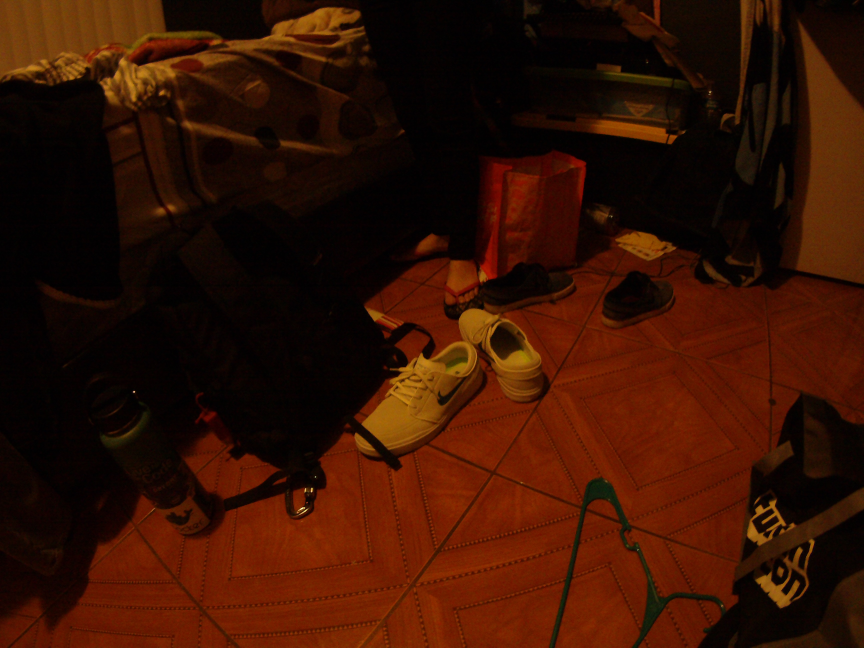
#> input picture utils/FILE0517.JPG, 2592 x 1944 px (shown at 1/3 size)
$ jupyter execute --allow-errors Testing.ipynb   (shell and % lines are left out)   (older library calls are emulated)
#> lines starting #> are read from the running program, lines starting #| are printed output that depends on the picture; after the words box and inside, x2 and y2 are one past the last pixel; in counts of white or black regions, pixels touching at a corner belong together
[cell 1]
import cv2
import numpy as np
from matplotlib import pyplot as plt

[cell 2]
def preprocess(image, lower_upper_list): # 2nd param now takes a list to handle python3
    lower = np.array(lower_upper_list[0], dtype="uint8")
    upper = np.array(lower_upper_list[1], dtype="uint8")

    mask = cv2.inRange(image, lower, upper)
    output = cv2.bitwise_and(image, image, mask = mask)

    return output, mask

[cell 3]
foot = cv2.imread('danny_foot.png')
whiteShoe = cv2.imread('FILE0517.JPG')
#> whiteShoe is the input picture: shape (1944, 2592, 3); mean B, G, R 2.3, 17.5, 54.4

#> (the rest of this cell did not finish here and is left out)

#> (a cell that did not finish here is left out)

#> (a cell that did not finish here is left out)

[cell 6]
lower_black = np.array([0])
upper_black = np.array([64])
#> (the rest of this cell did not finish here and is left out)

#> (a cell that did not finish here is left out)

[cell 8]
threshold_color = [0, 255, 0] # green

#> (the rest of this cell did not finish here and is left out)

#> (a cell that did not finish here is left out)

[cell 10]
def filter_boxes(img_rectangle_list, upper_filter_size=0, lower_filter_size= 99999):
    filtered_boxes = []
    for rectangle in img_rectangle_list:
        if((rectangle[2] * rectangle[3] > upper_filter_size) and (rectangle[2] * rectangle[3] < lower_filter_size)):
            filtered_boxes.append(rectangle)
    return filtered_boxes

def draw_rectangles(img, img_rectangle_list, x_offset=0, y_offset=0):
    for x, y, w, h in img_rectangle_list:
        cv2.rectangle(
            img,
            (x - x_offset, y - y_offset),
            ( (x + x_offset) + w, (y + y_offset) + h),
            (0, 255, 0),
            2
        )

# [17 lines of commented-out code are left out]

[cell 11]
upper_filter_size = 10000
lower_filter_size = 100000
# dimensions = (1080,1080)
# this gets the rectangle, will show the x y coordinate then width and height
#> (the rest of this cell did not finish here and is left out)

#> (a cell that did not finish here is left out)

#> (a cell that did not finish here is left out)

[cell 14]
whiteShoe_resize = cv2.resize(whiteShoe, (1080, 768))
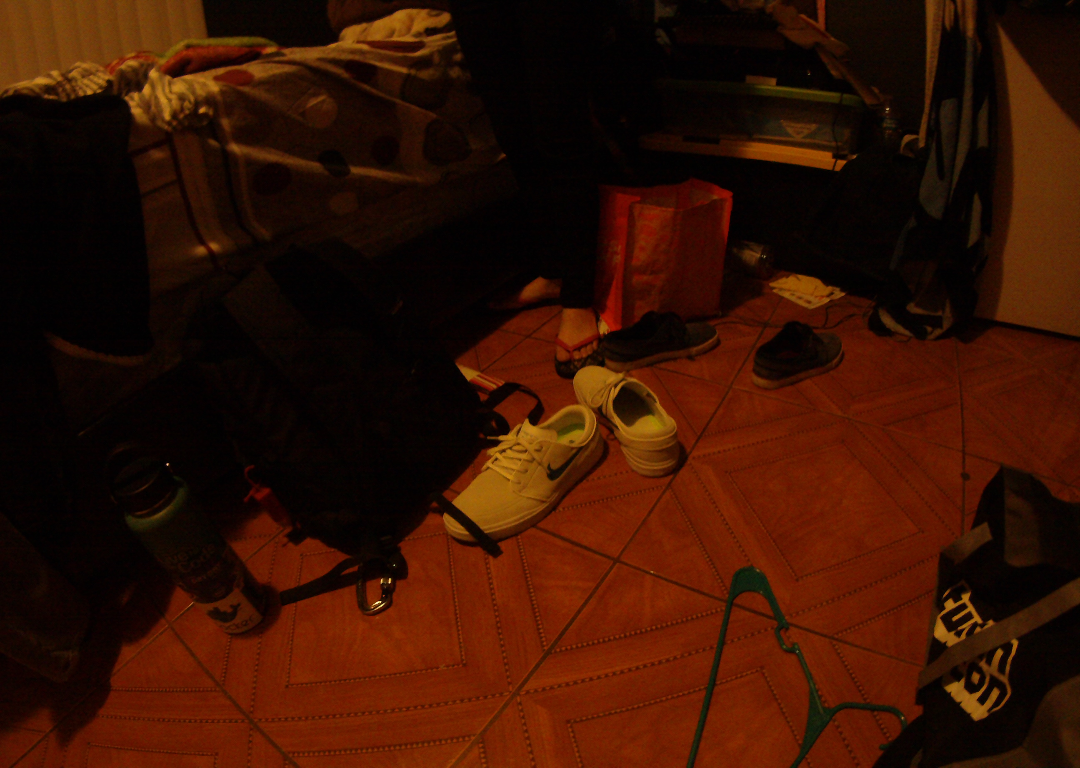
#> whiteShoe_resize: shape (768, 1080, 3); mean B, G, R 2.2, 17.4, 54.3
whiteShoe_rgb = cv2.cvtColor(whiteShoe_resize, cv2.COLOR_BGR2RGB)
plt.imshow(whiteShoe_rgb)
plt.show()

[cell 15]
whiteShoe_grayscale = cv2.cvtColor(whiteShoe_rgb, cv2.COLOR_RGB2GRAY)
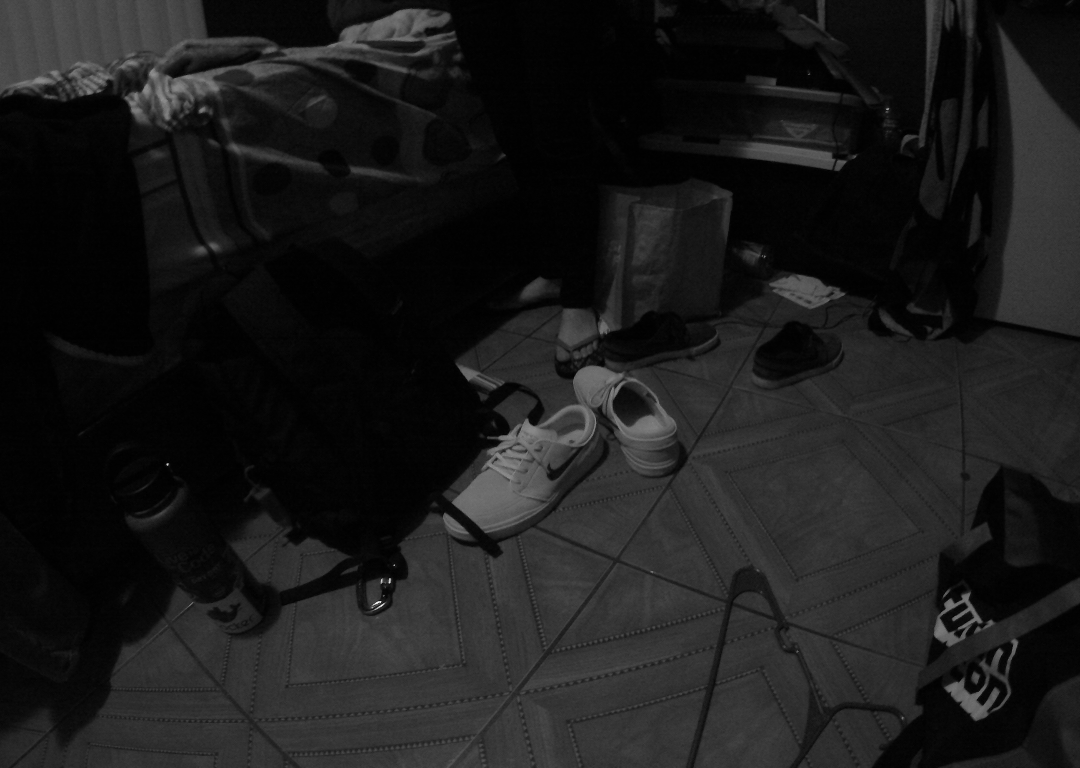
#> whiteShoe_grayscale: shape (768, 1080); min 0, max 247, mean 26.7
plt.imshow(whiteShoe_grayscale, cmap='gray')
plt.show()

[cell 16]
lower_black = np.array([65])
upper_black = np.array([129])
pimg1, mask = preprocess(whiteShoe_grayscale, [lower_black, upper_black])
#> in preprocess, `lower = np.array(lower_upper_list[0], dtype="uint8")`: lower = [65]
#> in preprocess, `upper = np.array(lower_upper_list[1], dtype="uint8")`: upper = [129]
#> in preprocess, `mask = cv2.inRange(image, lower, upper)`:
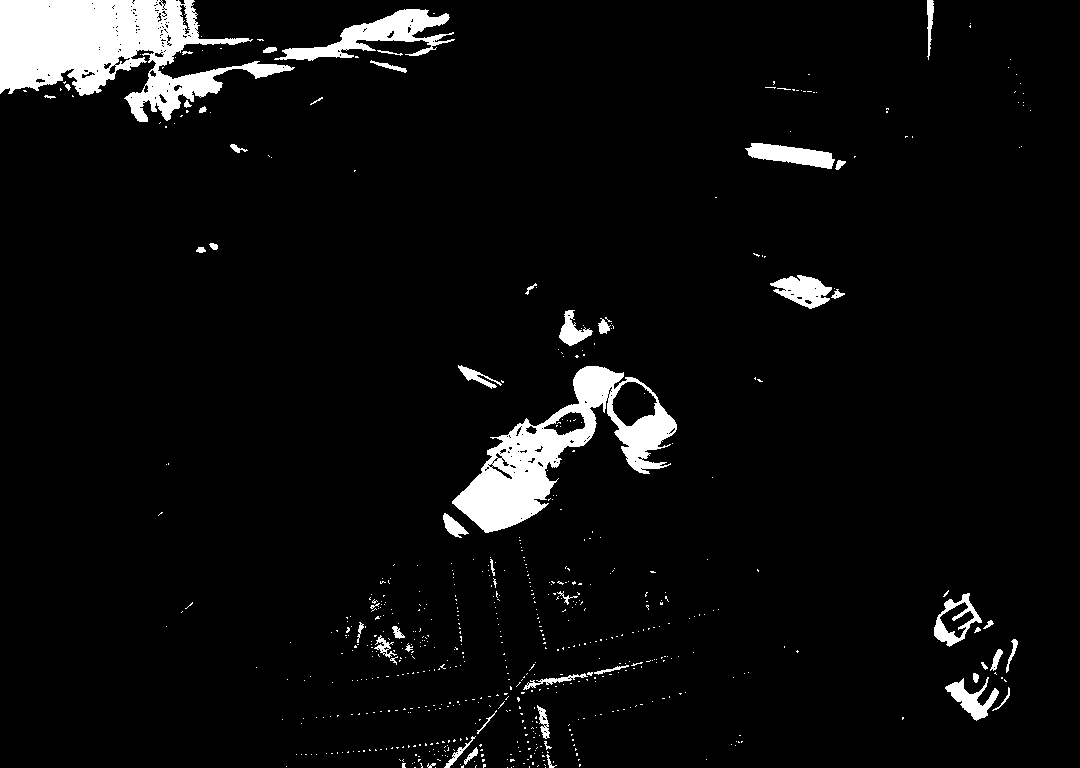
#> mask: shape (768, 1080); 5.2% white; 642 white regions (591 under 20 px), largest, box (x1, y1, x2, y2) and area: (0, 0, 295, 122) 17567, (452, 366, 677, 533) 11983, (274, 9, 455, 61) 3295
#> in preprocess, `output = cv2.bitwise_and(image, image, mask = mask)`:
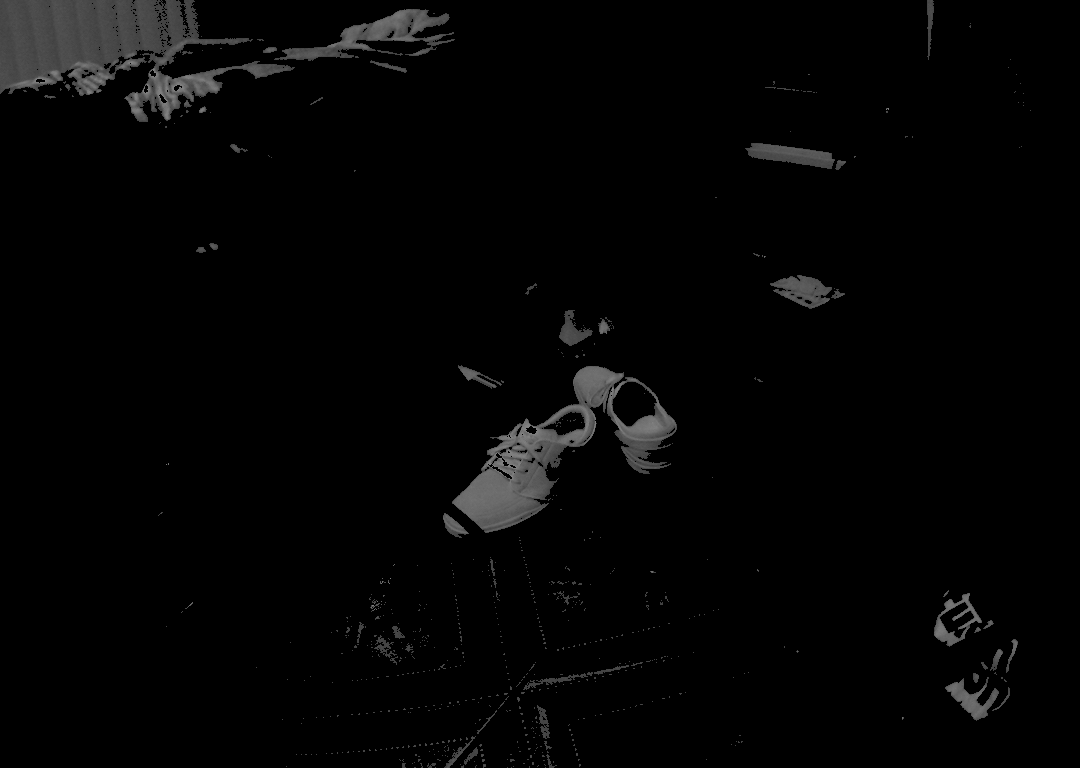
#> output: shape (768, 1080); min 0, max 129, mean 4.4

$ run again, with utils/FILE0520.JPG copied over utils/FILE0517.JPG
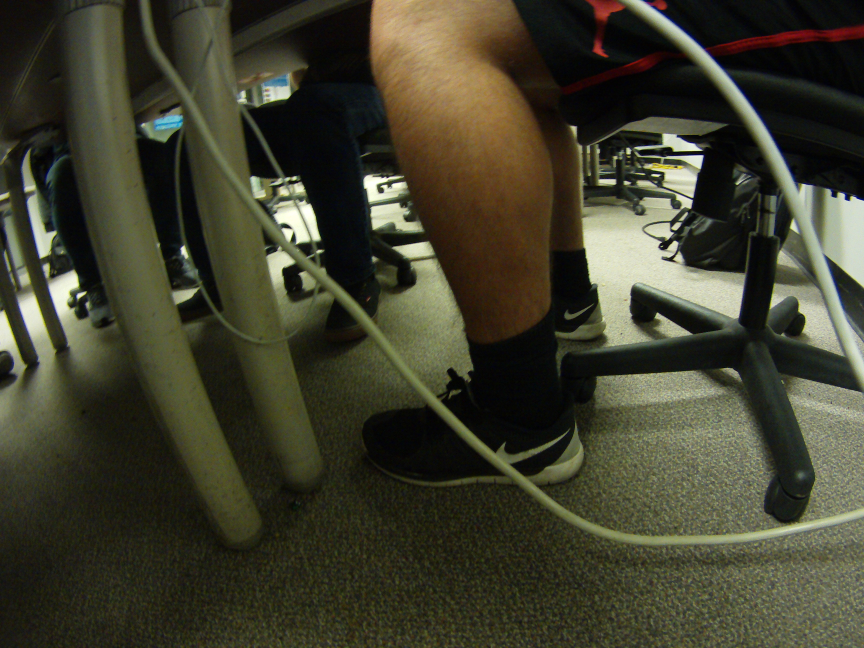
#> input picture utils/FILE0520.JPG, 2592 x 1944 px (shown at 1/3 size)
#> whiteShoe is the input picture: shape (1944, 2592, 3); mean B, G, R 45.9, 63.6, 64.4
#> `whiteShoe_grayscale = cv2.cvtColor(whiteShoe_rgb, cv2.COLOR_RGB2GRAY)`:
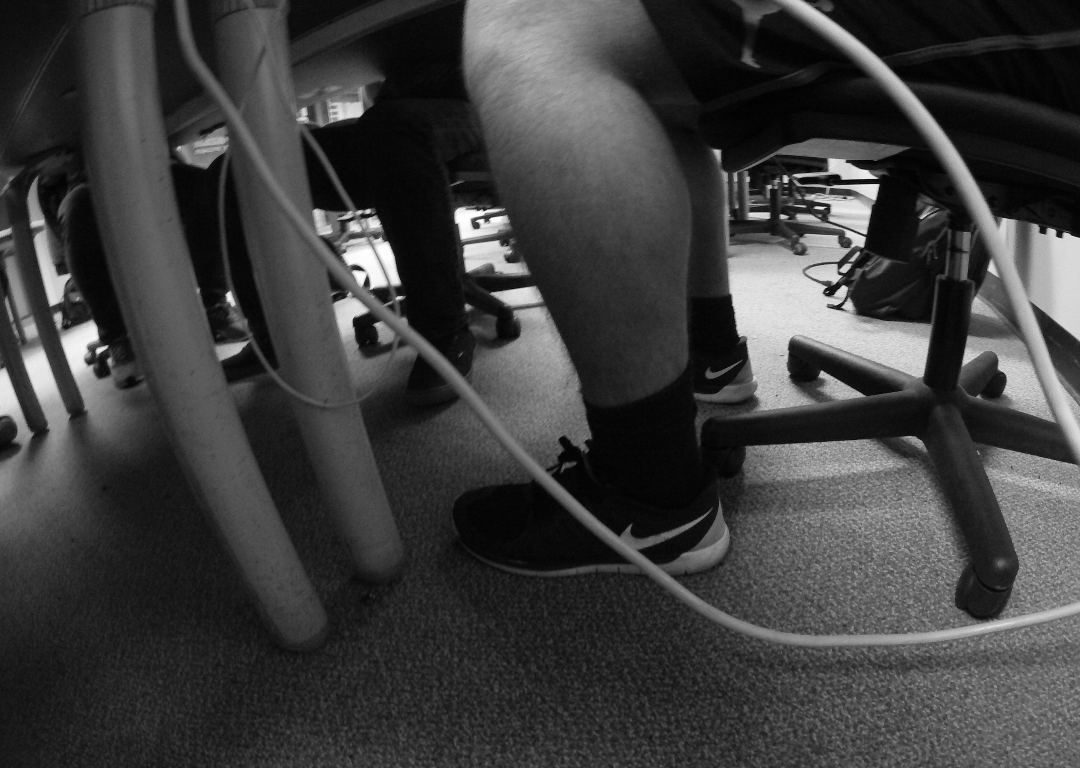
#> whiteShoe_grayscale: shape (768, 1080); min 0, max 255, mean 61.7
#> lower = [65]
#> upper = [129]
#> mask: shape (768, 1080); 26% white; 1686 white regions (1563 under 20 px), largest, box (x1, y1, x2, y2) and area: (95, 0, 1080, 768) 150658, (462, 0, 679, 243) 23107, (0, 374, 83, 555) 7053
#> in preprocess, `output = cv2.bitwise_and(image, image, mask = mask)`:
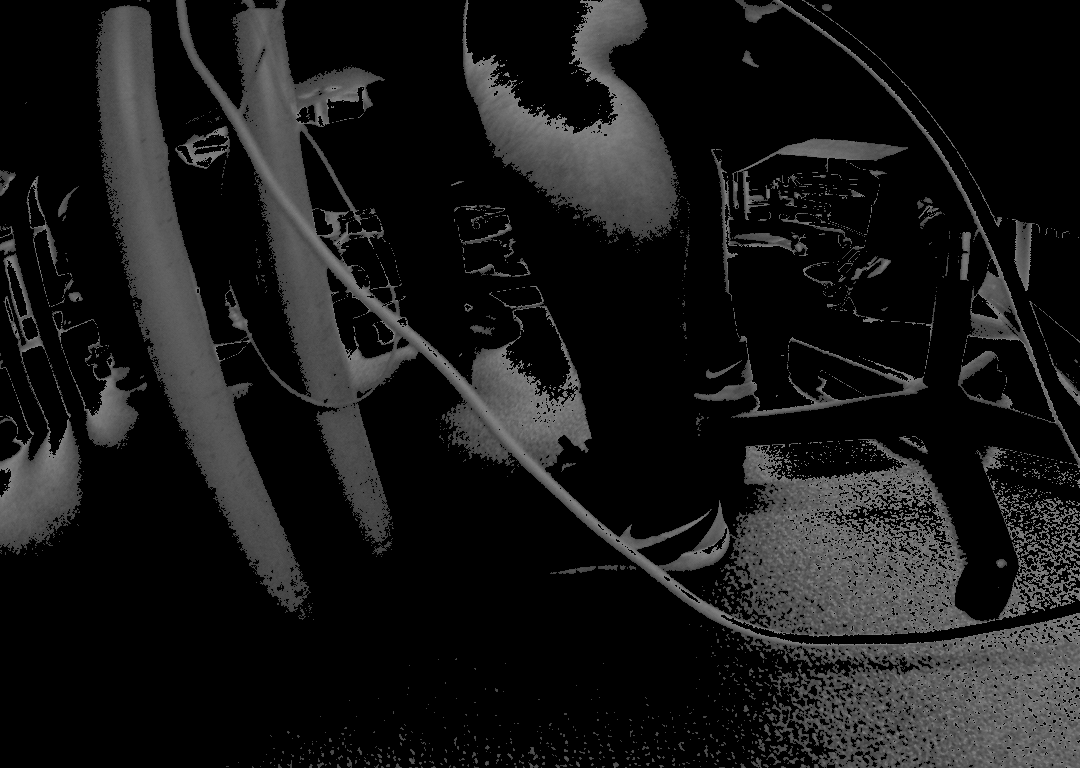
#> output: shape (768, 1080); min 0, max 129, mean 23.8
